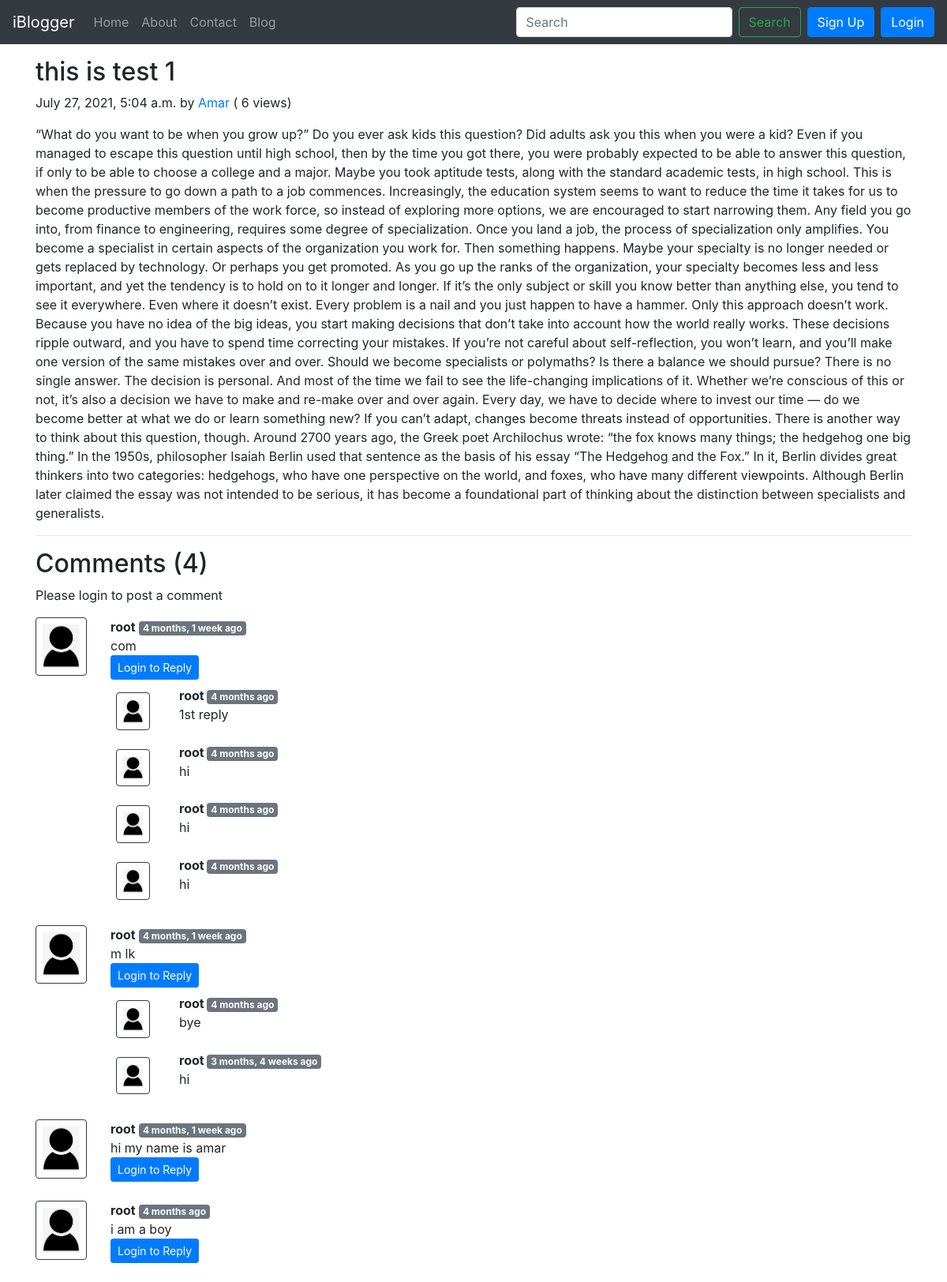
The app's page /blog/Blog-1 with its own data.
### blog/models.py (models this page shows, shortened)
class Post(models.Model):
    sno=models.AutoField(primary_key=True)
    title=models.CharField(max_length=255)
    author=models.CharField(max_length=14)
    views=models.IntegerField(default=0)
    slug=models.CharField(max_length=130)
    timeStamp=models.DateTimeField(blank=True)
    content=models.TextField()

class BlogComment(models.Model):
    sno = models.AutoField(primary_key= True)
    comment = models.TextField()
    user = models.ForeignKey(User, on_delete=models.CASCADE)
    post = models.ForeignKey(Post, on_delete= models.CASCADE)
    parent = models.ForeignKey('self', on_delete=CASCADE, null= True)
    timestamp = models.DateTimeField(default=now)
    def __str__(self):
        return self.comment[0:13] + "..." + "by " + self.user.username

### blog/views.py (the view)
# urls.py: path('<str:slug>', views.blogPost, name='blogPost'),
def blogPost(request, slug):
    if Post.objects.filter(slug=slug).count() == 0:
        return HttpResponse('404 - Not Found')
    else:
        post=Post.objects.filter(slug=slug).first()
        post.views = post.views + 1
        post.save()
        comments = BlogComment.objects.filter(post=post, parent=None)
        replies = BlogComment.objects.filter(post=post).exclude(parent=None)
        replyDict = {}
        for reply in replies:
            if reply.parent.sno not in replyDict.keys():
                replyDict[reply.parent.sno] = [reply]
            else:
                replyDict[reply.parent.sno].append(reply)
        print(replyDict)
        context={"post":post, "comments":comments, "user":request.user, "replyDict":replyDict}
        return render(request, "blog/blogPost.html", context)

### blog/templatetags/extras.py (called while the page is built)
@register.filter(name='get_val')
def get_val(dict, key):
    return dict.get(key)

### templates/blog/blogPost.html (shortened to what this page needs)
{% extends 'base.html' %}
{% block body %}
{% load humanize %}
{% load extras %}
<div class="container my-3">
  <div class="blog-post">
    <h2 class="blog-post-title">{{post.title}}</h2>
    <p class="blog-post-meta">{{post.timeStamp}} by <a href="#">{{post.author}}</a> (<span> {{post.views}} views</span>)</p>
    <p>{{post.content|safe}}</p>
    <hr>
  </div>
</div>
<div class="container">
  <h2>Comments ({{comments.count}})</h2>
  <div class="my-2">
    {% if user.is_authenticated %}
    <form action="/blog/postComment" method="post">{% csrf_token %}
      <label for="exampleInputEmail1" class="form-label">Comment Here</label>
      <input type="text" class="form-control" name="comment" id="exampleInputEmail1"
        placeholder="Enter your comment here">
      <input type="hidden" name="postSno" value="{{post.sno}}">
      <input type="hidden" name="parentSno" value="">
      <button type="submit" class="btn btn-primary my-2" value="submit">Submit</button>
    </form>
    {% else %}
    <p>Please login to post a comment</p>
    {% endif %}
  </div>
  {% for comment in comments %}
  <div class="row my-3">
    <div class="col-md-1">
      <img class="rounded mx-auto d-block w-100 p-2 border border-dark" src="/static/img/user.png" alt="user">
    </div>
    <div class="col-md-11"><b>{{comment.user.username}}</b> <span
        class="badge badge-secondary">{{comment.timestamp|naturaltime}}</span>
      <div> {{comment.comment}}</div>
      <div class="reply">
        {% if user.is_authenticated %}
        <button class="btn btn-sm btn-primary" type="button" data-bs-toggle="collapse"
          data-bs-target="#replyBox{{comment.sno}}" aria-expanded="false" aria-controls="replyBox{{comment.sno}}">
          Reply
        </button>
        <div class="collapse" id="replyBox{{comment.sno}}">
          <div class="card card-body my-2">
            <form action="/blog/postComment" method="post">{% csrf_token %}
              <label for="comment" class="form-label">Reply Here</label>
              <input type="text" class="form-control" name="comment" id="comment" placeholder="Enter your reply here">
              <input type="hidden" name="postSno" value="{{post.sno}}">
              <input type="hidden" name="parentSno" value="{{comment.sno}}">
              <button type="submit" class="btn btn-primary my-2" value="submit">Submit</button>
            </form>
          </div>
        </div>
        {% else %}
        <button class="btn btn-sm btn-primary" type="button" data-bs-toggle="collapse"
          data-bs-target="#replyBox{{comment.sno}}" aria-expanded="false" aria-controls="replyBox{{comment.sno}}">
          Login to Reply
        </button>
        {% endif %}
        <div class="replies my-2">
          {% for reply in replyDict|get_val:comment.sno %}
          <div class="row my-2">
            <div class="col-md-1 ">
              <img class="rounded mx-auto d-block w-75 my-2 border border-dark p-2" src="/static/img/user.png"
                alt="user">
            </div>
            <div class="col-md-11 ">
              <b> {{reply.user.username}} </b> <span
                class="badge badge-secondary ">{{reply.timestamp|naturaltime}}</span>
              <div>{{reply.comment}}</div>
            </div>
            <br>
          </div>
          {% endfor %}
        </div>
      </div>
    </div>
  </div>
  {% endfor %}
</div>
{% endblock %}

### templates/base.html (shortened to what this page needs)
<!doctype html>
<html lang="en">
<head>
  <link rel="stylesheet" href="https://stackpath.bootstrapcdn.com/bootstrap/4.5.2/css/bootstrap.min.css"
>
</head>
<body>
  <nav class="navbar navbar-expand-lg navbar-dark bg-dark">
    <a class="navbar-brand" href="/">iBlogger</a>
    <div class="collapse navbar-collapse" id="navbarSupportedContent">
      <ul class="navbar-nav mr-auto">
        <li class="nav-item {% block homeactive %}{% endblock homeactive %}">
          <a class="nav-link" href="/">Home <span class="sr-only">(current)</span></a>
        </li>
        <li class="nav-item {% block aboutactive %}{% endblock aboutactive %}">
          <a class="nav-link" href="/about">About</a>
        </li>
        <li class="nav-item {% block contactactive %}{% endblock contactactive %}">
          <a class="nav-link" href="/contact">Contact</a>
        </li>
        <li class="nav-item {% block blogactive %}{% endblock blogactive %}">
          <a class="nav-link" href="/blog">Blog</a>
        </li>
      </ul>
      <div class="ml-auto form-inline">
        <form method="get" action="/search" class="form-inline my-2 my-lg-0">
          <input class="form-control mr-sm-2" type="search" name="query" id="query" placeholder="Search"
            aria-label="Search">
          <button class="btn btn-outline-success my-2 my-sm-0" type="submit">Search</button>
          {% if user.is_authenticated %}
          <ul class="navbar-nav mr-2">
            <li class="nav-item dropdown">
              <a class="nav-link dropdown-toggle" href="#" id="navbarDropdown" role="button" data-bs-toggle="dropdown"
                aria-expanded="false">
                Welcome, {{request.user}}
              </a>
              <ul class="dropdown-menu" aria-labelledby="navbarDropdown">
                <li><a class="dropdown-item" href="/logout">Logout</a></li>
              </ul>
            </li>
          </ul>
          {% else %}
          <button type="button" class="btn btn-primary mx-2" data-bs-toggle="modal" data-bs-target="#signupModal">
            Sign Up
          </button>
          <button type="button" class="btn btn-primary" data-bs-toggle="modal" data-bs-target="#loginModal">
            Login
          </button>
          {% endif %}
        </form>
      </div>
    </div>
  </nav>
  {% block body %} {% endblock body %}
</body>
</html>

### records on screen
Post: title "this is test 1", timeStamp "July 27, 2021, 5:04 a.m.", author "Amar", views "6", content "“What do you want to be when you grow up?” Do you ever ask kids this question? Did adults ask you this when you were a kid? Even if you managed to escape this question until high school, then by the time you got there, you were probably expected to be able to answer this question, if only to be able to choose a college and a major. Maybe you took aptitude tests, along with the standard academic tests, in high school. This is when the pressure to go down a path to a job commences. Increasingly, the education system seems to want to reduce the time it takes for us to become productive members of the work force, so instead of exploring more options, we are encouraged to start narrowing them.…"
BlogComment: user.username "root", timestamp "4 months, 1 week ago", comment "com"
BlogComment: user.username "root", timestamp "4 months ago", comment "1st reply"
BlogComment: user.username "root", timestamp "4 months ago", comment "hi"
BlogComment: user.username "root", timestamp "4 months ago", comment "hi"
BlogComment: user.username "root", timestamp "4 months ago", comment "hi"
BlogComment: user.username "root", timestamp "4 months, 1 week ago", comment "m lk"
BlogComment: user.username "root", timestamp "4 months ago", comment "bye"
BlogComment: user.username "root", timestamp "3 months, 4 weeks ago", comment "hi"
BlogComment: user.username "root", timestamp "4 months, 1 week ago", comment "hi my name is amar"
BlogComment: user.username "root", timestamp "4 months ago", comment "i am a boy"

### other values on screen
{{ comments.count }} "4"
